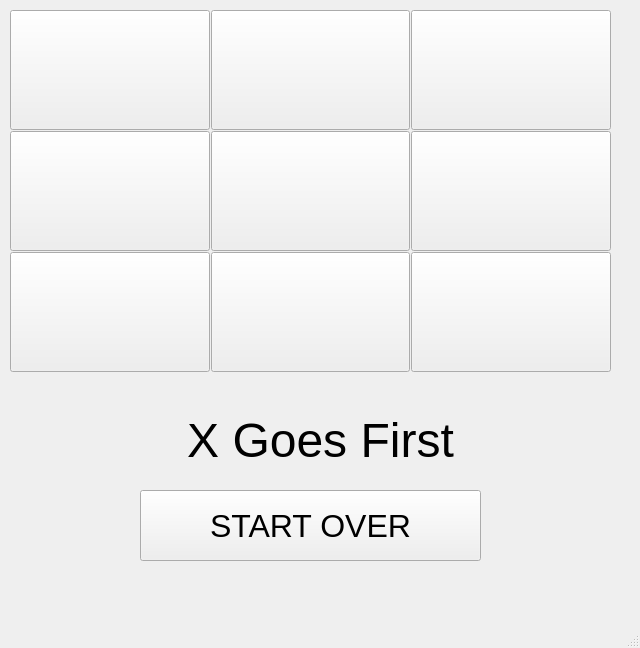
<?xml version="1.0" encoding="UTF-8"?>
<ui version="4.0">
 <class>MainWindow</class>
 <widget class="QMainWindow" name="MainWindow">
  <property name="geometry">
   <rect>
    <x>0</x>
    <y>0</y>
    <width>640</width>
    <height>648</height>
   </rect>
  </property>
  <property name="windowTitle">
   <string>MainWindow</string>
  </property>
  <widget class="QWidget" name="centralwidget">
   <widget class="QWidget" name="gridLayoutWidget">
    <property name="geometry">
     <rect>
      <x>10</x>
      <y>10</y>
      <width>601</width>
      <height>364</height>
     </rect>
    </property>
    <property name="sizePolicy">
     <sizepolicy hsizetype="Preferred" vsizetype="Preferred">
      <horstretch>100</horstretch>
      <verstretch>100</verstretch>
     </sizepolicy>
    </property>
    <property name="minimumSize">
     <size>
      <width>100</width>
      <height>120</height>
     </size>
    </property>
    <property name="font">
     <font>
      <pointsize>64</pointsize>
     </font>
    </property>
    <layout class="QGridLayout" name="gridLayout">
     <property name="spacing">
      <number>1</number>
     </property>
     <item row="1" column="0">
      <widget class="QPushButton" name="pushButton_2">
       <property name="sizePolicy">
        <sizepolicy hsizetype="Minimum" vsizetype="Fixed">
         <horstretch>100</horstretch>
         <verstretch>100</verstretch>
        </sizepolicy>
       </property>
       <property name="minimumSize">
        <size>
         <width>100</width>
         <height>120</height>
        </size>
       </property>
       <property name="font">
        <font>
         <pointsize>64</pointsize>
        </font>
       </property>
       <property name="text">
        <string/>
       </property>
      </widget>
     </item>
     <item row="2" column="0">
      <widget class="QPushButton" name="pushButton_3">
       <property name="sizePolicy">
        <sizepolicy hsizetype="Minimum" vsizetype="Fixed">
         <horstretch>100</horstretch>
         <verstretch>100</verstretch>
        </sizepolicy>
       </property>
       <property name="minimumSize">
        <size>
         <width>100</width>
         <height>120</height>
        </size>
       </property>
       <property name="font">
        <font>
         <pointsize>64</pointsize>
        </font>
       </property>
       <property name="text">
        <string/>
       </property>
      </widget>
     </item>
     <item row="0" column="0">
      <widget class="QPushButton" name="pushButton">
       <property name="sizePolicy">
        <sizepolicy hsizetype="Minimum" vsizetype="Fixed">
         <horstretch>100</horstretch>
         <verstretch>100</verstretch>
        </sizepolicy>
       </property>
       <property name="minimumSize">
        <size>
         <width>100</width>
         <height>120</height>
        </size>
       </property>
       <property name="font">
        <font>
         <pointsize>64</pointsize>
        </font>
       </property>
       <property name="text">
        <string/>
       </property>
      </widget>
     </item>
     <item row="0" column="1">
      <widget class="QPushButton" name="pushButton_4">
       <property name="sizePolicy">
        <sizepolicy hsizetype="Minimum" vsizetype="Fixed">
         <horstretch>100</horstretch>
         <verstretch>100</verstretch>
        </sizepolicy>
       </property>
       <property name="minimumSize">
        <size>
         <width>100</width>
         <height>120</height>
        </size>
       </property>
       <property name="font">
        <font>
         <pointsize>64</pointsize>
        </font>
       </property>
       <property name="text">
        <string/>
       </property>
      </widget>
     </item>
     <item row="2" column="1">
      <widget class="QPushButton" name="pushButton_6">
       <property name="sizePolicy">
        <sizepolicy hsizetype="Minimum" vsizetype="Fixed">
         <horstretch>100</horstretch>
         <verstretch>100</verstretch>
        </sizepolicy>
       </property>
       <property name="minimumSize">
        <size>
         <width>100</width>
         <height>120</height>
        </size>
       </property>
       <property name="font">
        <font>
         <pointsize>64</pointsize>
        </font>
       </property>
       <property name="text">
        <string/>
       </property>
      </widget>
     </item>
     <item row="1" column="1">
      <widget class="QPushButton" name="pushButton_5">
       <property name="sizePolicy">
        <sizepolicy hsizetype="Minimum" vsizetype="Fixed">
         <horstretch>100</horstretch>
         <verstretch>100</verstretch>
        </sizepolicy>
       </property>
       <property name="minimumSize">
        <size>
         <width>100</width>
         <height>120</height>
        </size>
       </property>
       <property name="font">
        <font>
         <pointsize>64</pointsize>
        </font>
       </property>
       <property name="text">
        <string/>
       </property>
      </widget>
     </item>
     <item row="0" column="2">
      <widget class="QPushButton" name="pushButton_7">
       <property name="sizePolicy">
        <sizepolicy hsizetype="Minimum" vsizetype="Fixed">
         <horstretch>100</horstretch>
         <verstretch>100</verstretch>
        </sizepolicy>
       </property>
       <property name="minimumSize">
        <size>
         <width>100</width>
         <height>120</height>
        </size>
       </property>
       <property name="font">
        <font>
         <pointsize>64</pointsize>
        </font>
       </property>
       <property name="text">
        <string/>
       </property>
      </widget>
     </item>
     <item row="1" column="2">
      <widget class="QPushButton" name="pushButton_8">
       <property name="sizePolicy">
        <sizepolicy hsizetype="Minimum" vsizetype="Fixed">
         <horstretch>100</horstretch>
         <verstretch>100</verstretch>
        </sizepolicy>
       </property>
       <property name="minimumSize">
        <size>
         <width>100</width>
         <height>120</height>
        </size>
       </property>
       <property name="font">
        <font>
         <pointsize>64</pointsize>
        </font>
       </property>
       <property name="text">
        <string/>
       </property>
      </widget>
     </item>
     <item row="2" column="2">
      <widget class="QPushButton" name="pushButton_9">
       <property name="sizePolicy">
        <sizepolicy hsizetype="Minimum" vsizetype="Fixed">
         <horstretch>100</horstretch>
         <verstretch>100</verstretch>
        </sizepolicy>
       </property>
       <property name="minimumSize">
        <size>
         <width>100</width>
         <height>120</height>
        </size>
       </property>
       <property name="font">
        <font>
         <pointsize>64</pointsize>
        </font>
       </property>
       <property name="text">
        <string/>
       </property>
      </widget>
     </item>
    </layout>
   </widget>
   <widget class="QPushButton" name="Start">
    <property name="geometry">
     <rect>
      <x>140</x>
      <y>490</y>
      <width>341</width>
      <height>71</height>
     </rect>
    </property>
    <property name="font">
     <font>
      <pointsize>24</pointsize>
     </font>
    </property>
    <property name="text">
     <string>START OVER</string>
    </property>
   </widget>
   <widget class="QLabel" name="label">
    <property name="geometry">
     <rect>
      <x>90</x>
      <y>410</y>
      <width>461</width>
      <height>61</height>
     </rect>
    </property>
    <property name="font">
     <font>
      <pointsize>36</pointsize>
     </font>
    </property>
    <property name="text">
     <string>X Goes First</string>
    </property>
    <property name="alignment">
     <set>Qt::AlignCenter</set>
    </property>
   </widget>
  </widget>
  <widget class="QMenuBar" name="menubar">
   <property name="geometry">
    <rect>
     <x>0</x>
     <y>0</y>
     <width>640</width>
     <height>37</height>
    </rect>
   </property>
  </widget>
  <widget class="QStatusBar" name="statusbar"/>
 </widget>
 <resources/>
 <connections/>
</ui>
